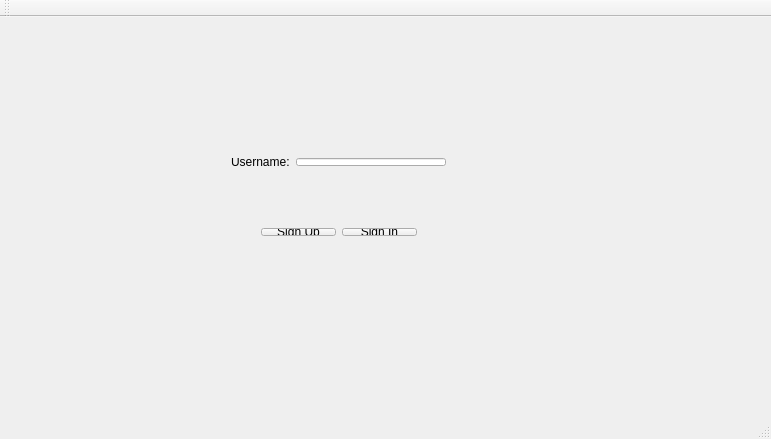
<?xml version="1.0" encoding="UTF-8"?>
<ui version="4.0">
 <class>LoginWindow</class>
 <widget class="QMainWindow" name="LoginWindow">
  <property name="geometry">
   <rect>
    <x>0</x>
    <y>0</y>
    <width>771</width>
    <height>439</height>
   </rect>
  </property>
  <property name="windowTitle">
   <string>cuPID</string>
  </property>
  <widget class="QWidget" name="centralWidget">
   <widget class="QLabel" name="statusLbl">
    <property name="geometry">
     <rect>
      <x>100</x>
      <y>320</y>
      <width>551</width>
      <height>41</height>
     </rect>
    </property>
    <property name="text">
     <string/>
    </property>
    <property name="wordWrap">
     <bool>true</bool>
    </property>
   </widget>
   <widget class="QWidget" name="layoutWidget">
    <property name="geometry">
     <rect>
      <x>220</x>
      <y>130</y>
      <width>237</width>
      <height>30</height>
     </rect>
    </property>
    <layout class="QHBoxLayout" name="horizontalLayout">
     <item>
      <widget class="QLabel" name="lblUserName">
       <property name="text">
        <string>Username:</string>
       </property>
      </widget>
     </item>
     <item>
      <widget class="QLineEdit" name="lineEditUserName"/>
     </item>
    </layout>
   </widget>
   <widget class="QWidget" name="layoutWidget">
    <property name="geometry">
     <rect>
      <x>250</x>
      <y>200</y>
      <width>178</width>
      <height>30</height>
     </rect>
    </property>
    <layout class="QHBoxLayout" name="horizontalLayout_3">
     <item>
      <widget class="QPushButton" name="signUpBtn">
       <property name="text">
        <string>Sign Up</string>
       </property>
      </widget>
     </item>
     <item>
      <widget class="QPushButton" name="signInBtn">
       <property name="text">
        <string>Sign In</string>
       </property>
      </widget>
     </item>
    </layout>
   </widget>
  </widget>
  <widget class="QMenuBar" name="menuBar">
   <property name="geometry">
    <rect>
     <x>0</x>
     <y>0</y>
     <width>771</width>
     <height>25</height>
    </rect>
   </property>
  </widget>
  <widget class="QToolBar" name="mainToolBar">
   <attribute name="toolBarArea">
    <enum>TopToolBarArea</enum>
   </attribute>
   <attribute name="toolBarBreak">
    <bool>false</bool>
   </attribute>
  </widget>
  <widget class="QStatusBar" name="statusBar"/>
 </widget>
 <layoutdefault spacing="6" margin="11"/>
 <resources/>
 <connections/>
</ui>
